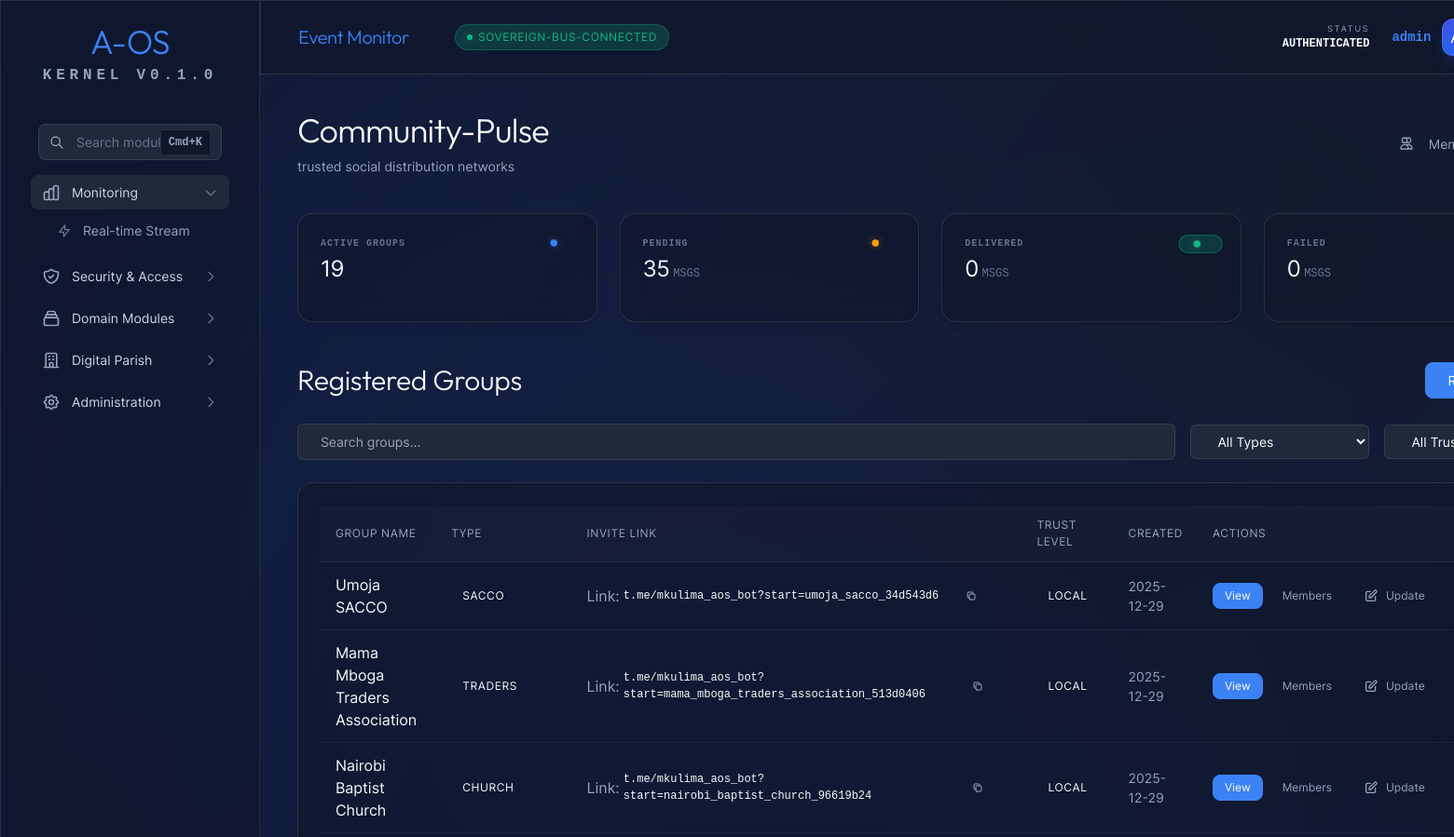
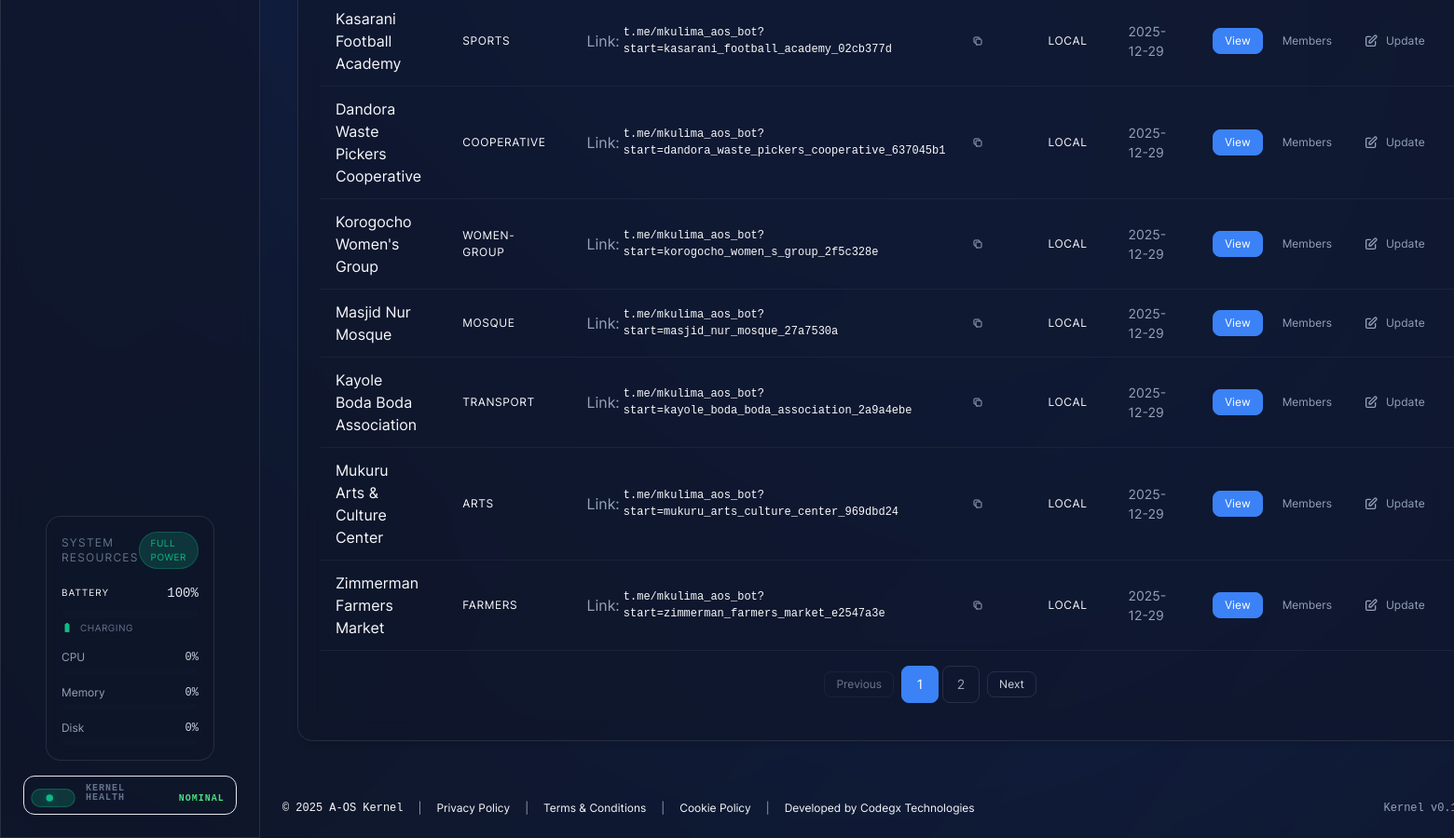
Screenshot of /community/ (signed in) with the database file from the repository (2 pictures, top to bottom).
### tables this page shows
CREATE TABLE community_groups (
        id TEXT PRIMARY KEY,
        name TEXT NOT NULL,
        description TEXT,
        group_type TEXT,
        tags TEXT DEFAULT '[]', -- JSON list
        location TEXT,
        admin_id TEXT,
        trust_level TEXT DEFAULT 'local',
        preferred_channels TEXT DEFAULT 'ussd,sms',
        active BOOLEAN DEFAULT 1,
        created_at DATETIME DEFAULT CURRENT_TIMESTAMP
    , invite_slug TEXT, community_code TEXT, code_active BOOLEAN DEFAULT 0);

### aos/api/routers/community.py (the view)
@router.get("/", response_class=HTMLResponse)
async def community_dashboard(
    request: Request,
    page: int = 1,
    search: str = None,
    type: str = None,
    trust: str = None,
    operator=Depends(get_current_operator)
):
    if operator.get("role") == AosRole.COMMUNITY_ADMIN.value:
        comm_id = operator.get("community_id")
        if comm_id:
            return RedirectResponse(url=f"/community/{comm_id}", status_code=status.HTTP_303_SEE_OTHER)
    pagination_data = community_state.module.list_groups(
        page=page,
        per_page=10,
        search_query=search,
        group_type=type,
        trust_level=trust
    ) if community_state.module else {
        "groups": [],
        "total": 0,
        "page": 1,
        "per_page": 10,
        "total_pages": 0
    }
    group_types = []
    if community_state.module:
        group_types = community_state.module.get_group_types()
    broadcast_stats = {"pending": 0, "sent": 0, "failed": 0, "total": 0}
    if community_state.module:
        res = community_state.module._db.execute("SELECT COUNT(*) FROM broadcasts").fetchone()
        broadcasts_count = res[0] if res else 0
        broadcast_stats["total"] = broadcasts_count
        status_res = community_state.module._db.execute("""
            SELECT status, COUNT(*)
            FROM broadcast_deliveries
            GROUP BY status
        """).fetchall()
        for status, count in status_res:
            if status in broadcast_stats:
                broadcast_stats[status] = count
    context = {
        "request": request,
        "user": operator,
        "search": search,
        "selected_type": type,
        "selected_trust": trust,
        "group_types": group_types,
        "groups": pagination_data.get("groups", []),
        "total": pagination_data.get("total", 0),
        "page": pagination_data.get("page", 1),
        "total_pages": pagination_data.get("total_pages", 0),
        "telegram_bot_username": settings.telegram_bot_username,
        "broadcasts_count": broadcasts_count,
        "broadcast_stats": broadcast_stats,
        "inquiry_hits": 0
    }
    if request.headers.get("hx-request") == "true":
        return templates.TemplateResponse("partials/community_groups_table.html", context)
    return templates.TemplateResponse("community.html", context)

### aos/api/templates/community.html (shortened to what this page needs)
{% extends "dashboard.html" %}
{% from "components/atoms/EliteButton.html" import elite_button %}
{% from "components/atoms/Card.html" import card %}
{% from "components/molecules/DataCard.html" import data_card %}
{% from "components/molecules/Pagination.html" import pagination %}
{% block content %}
<header class="mb-10 flex items-center justify-between">
    <div>
        <h1 class="aos-h1 mb-2">Community-Pulse</h1>
        <p class="aos-text-muted aos-text-sm">trusted social distribution networks</p>
    </div>
    <div>
        <a href="/community/members" class="aos-btn aos-btn-ghost aos-size-md">
            <svg class="w-4 h-4" fill="none" stroke="currentColor" viewBox="0 0 24 24">
                <path stroke-linecap="round" stroke-linejoin="round" stroke-width="2"
                    d="M12 4.354a4 4 0 110 5.292M15 21H3v-1a6 6 0 0112 0v1zm0 0h6v-1a6 6 0 00-9-5.197M13 7a4 4 0 11-8 0 4 4 0 018 0z">
                </path>
            </svg>
            <span class="aos-btn-text ml-2">Member Directory</span>
        </a>
    </div>
</header>
<div class="grid grid-cols-1 md:grid-cols-4 gap-6">
    {{ data_card(label="Active Groups", value=total|string, status="info") }}
    {{ data_card(label="Pending", value=broadcast_stats.pending|string, unit="msgs", status="warning") }}
    {{ data_card(label="Delivered", value=broadcast_stats.sent|string, unit="msgs", status="success") }}
    {{ data_card(label="Failed", value=broadcast_stats.failed|string, unit="msgs", status="error") }}
</div>
<section class="aos-stack-md">
    <div class="flex items-center justify-between mb-6">
        <h2 class="aos-h2">Registered Groups</h2>
        <button class="aos-btn aos-btn-primary aos-size-md" hx-get="/community/register" hx-target="#modal-content"
            onclick="openModal()">
            <span class="aos-btn-text">Register Group</span>
        </button>
    </div>
    <div class="flex flex-wrap items-center gap-4 mb-6">
        <div class="flex-1 min-w-[240px]">
            <input type="text" name="search" placeholder="Search groups..." class="aos-input aos-size-md w-full"
                value="{{ search or '' }}" hx-get="/community" hx-trigger="keyup changed delay:500ms, search"
                hx-target="#groups-table-container" hx-push-url="true" hx-include="[name='type'], [name='trust']"
                hx-swap="outerHTML">
        </div>
        <div class="w-48">
            <select name="type" class="aos-input aos-size-md w-full" hx-get="/community"
                hx-target="#groups-table-container" hx-push-url="true" hx-include="[name='search'], [name='trust']"
                hx-swap="outerHTML">
                <option value="">All Types</option>
            </select>
        </div>
        <div class="w-48">
            <select name="trust" class="aos-input aos-size-md w-full" hx-get="/community"
                hx-target="#groups-table-container" hx-push-url="true" hx-include="[name='search'], [name='type']"
                hx-swap="outerHTML">
                <option value="">All Trust</option>
            </select>
        </div>
    </div>
    {% include "partials/community_groups_table.html" %}
</section>
{% endblock %}

### aos/api/templates/partials/community_groups_table.html (shortened to what this page needs)
{% from "components/atoms/Card.html" import card %}
{% from "components/molecules/Pagination.html" import pagination %}
<div id="groups-table-container">
    {% call card(padding="0", class="aos-overflow-hidden") %}
    <table class="aos-table">
        <thead>
            <tr>
                <th>Group Name</th>
                <th>Type</th>
                <th>Invite Link</th>
                <th>Trust Level</th>
                <th>Created</th>
                <th>Actions</th>
            </tr>
        </thead>
        <tbody>
            {% for group in groups %}
            <tr>
                <td class="aos-font-bold">{{ group.name }}</td>
                <td><span class="aos-badge aos-badge-info">{{ group.group_type }}</span></td>
                <td>
                    <div class="aos-stack-xs">
                        {% if group.invite_slug %}
                        <div class="flex items-center gap-1">
                            <span class="aos-text-[10px] aos-text-muted aos-uppercase aos-font-bold">Link:</span>
                            <code
                                class="aos-text-xs">t.me/{{ telegram_bot_username }}?start={{ group.invite_slug }}</code>
                            <button class="aos-btn aos-btn-ghost aos-size-xs"
                                onclick="navigator.clipboard.writeText('https://t.me/{{ telegram_bot_username }}?start={{ group.invite_slug }}'); alert('Link copied!')">
                                <svg class="w-3 h-3" fill="none" stroke="currentColor" viewBox="0 0 24 24">
                                    <path
                                        d="M8 16H6a2 2 0 01-2-2V6a2 2 0 012-2h8a2 2 0 012 2v2m-6 12h8a2 2 0 002-2v-8a2 2 0 00-2-2h-8a2 2 0 00-2 2v8a2 2 0 002 2z"
                                        stroke-width="2" stroke-linecap="round" stroke-linejoin="round"></path>
                                </svg>
                            </button>
                        </div>
                        {% endif %}
                    </div>
                </td>
                <td>
                    <span
                        class="aos-badge {% if group.trust_level == 'verified' %}aos-badge-success{% else %}aos-badge-warning{% endif %}">
                        {{ group.trust_level }}
                    </span>
                </td>
                <td class="aos-text-sm aos-text-muted">
                    {% if group.created_at is string %}
                    {{ group.created_at[:10] }}
                    {% else %}
                    {{ group.created_at.strftime('%Y-%m-%d') }}
                    {% endif %}
                </td>
                <td>
                    <div class="flex items-center gap-2">
                        <a href="/community/{{ group.id }}" class="aos-btn aos-btn-primary aos-size-sm">
                            <span class="aos-btn-text">View</span>
                        </a>
                        <button class="aos-btn aos-btn-ghost aos-size-sm" hx-get="/community/{{ group.id }}/members"
                            hx-target="#modal-content" onclick="openModal()">
                            <span class="aos-btn-text">Members</span>
                        </button>
                        <button class="aos-btn aos-btn-ghost aos-size-sm aos-text-primary"
                            hx-get="/community/{{ group.id }}/edit" hx-target="#modal-content" onclick="openModal()">
                            <svg class="w-4 h-4" fill="none" stroke="currentColor" viewBox="0 0 24 24">
                                <path stroke-linecap="round" stroke-linejoin="round" stroke-width="2"
                                    d="M11 5H6a2 2 0 00-2 2v11a2 2 0 002 2h11a2 2 0 002-2v-5m-1.414-9.414a2 2 0 112.828 2.828L11.828 15H9v-2.828l8.586-8.586z">
                                </path>
                            </svg>
                            <span class="aos-btn-text">Update</span>
                        </button>
                        <button class="aos-btn aos-btn-ghost aos-size-sm aos-text-danger hover:aos-bg-danger-fade"
                            hx-delete="/community/{{ group.id }}"
                            data-aos-confirm="Deactivate '{{ group.name }}'? This will retire all broadcasts but preserve audit data."
                            hx-target="closest tr" hx-swap="outerHTML swap:400ms">
                        </button>
                    </div>
                </td>
            </tr>
            {% else %}
            <tr>
                <td colspan="5" class="aos-text-center aos-py-8 aos-text-muted">
                    No community groups matching your filters.
                </td>
            </tr>
            {% endfor %}
        </tbody>
    </table>
    {{ pagination(
    current_page=page,
    total_pages=total_pages,
    on_page_change="loadPage"
    ) }}
    {% endcall %}
</div>

### aos/api/templates/partials/design_system.html (style rules this page uses)
body { margin: 0; scroll-behavior: smooth; -webkit-font-smoothing: antialiased; background: var(--aos-surface-base); color: var(--aos-neutral-50); font-family: var(--aos-font-sans); }
.aos-h1 { font-family: var(--aos-font-display); font-size: var(--aos-size-4xl); font-weight: 800; letter-spacing: -0.02em; line-height: 1.1; }
.aos-h2 { font-family: var(--aos-font-display); font-size: var(--aos-size-3xl); font-weight: 700; letter-spacing: -0.01em; }
.aos-text-sm { font-size: var(--aos-size-sm); }
.aos-text-xs { font-size: var(--aos-size-xs); }
.aos-font-bold { font-weight: 700; }
.aos-text-primary { color: var(--aos-primary-base); }
.aos-text-muted { color: var(--aos-neutral-400); }
.aos-table { width: 100%; border-collapse: collapse; }
.aos-table thead { background: rgba(255, 255, 255, 0.02); border-bottom: 1px solid var(--aos-surface-border); }
.aos-table th { padding: var(--aos-spacing-3) var(--aos-spacing-4); text-align: left; font-size: var(--aos-size-xs); font-weight: 600; text-transform: uppercase; letter-spacing: 0.05em; color: var(--aos-neutral-400); }
.aos-table td { padding: var(--aos-spacing-3) var(--aos-spacing-4); border-bottom: 1px solid rgba(255, 255, 255, 0.05); }

### aos/api/templates/components/atoms/EliteButton.html (style rules this page uses)
.aos-btn { position: relative; display: inline-flex; align-items: center; justify-content: center; gap: var(--aos-spacing-2); font-weight: var(--aos-weight-semibold); border-radius: var(--aos-radius-lg); border: 1px solid transparent; transition: all var(--aos-duration-base) var(--aos-easing-out); cursor: pointer; font-family: var(--aos-font-sans); white-space: nowrap; }
.aos-size-sm { padding: var(--aos-spacing-1) var(--aos-spacing-3); font-size: var(--aos-size-xs); }
.aos-size-md { padding: var(--aos-spacing-2) var(--aos-spacing-6); font-size: var(--aos-size-sm); }
.aos-btn-primary { background: var(--aos-primary-base); color: var(--aos-primary-text); border-color: var(--aos-primary-base); }
.aos-btn-ghost { background: transparent; color: var(--aos-neutral-400); border-color: transparent; }

### rows the page displays
community_groups: name "Umoja SACCO", group_type "SACCO", telegram_bot_username "mkulima_aos_bot", invite_slug "umoja_sacco_34d543d6", trust_level "LOCAL", created_at "2025-12-29"
community_groups: name "Mama Mboga Traders Association", group_type "TRADERS", telegram_bot_username "mkulima_aos_bot", invite_slug "mama_mboga_traders_association_513d0406", trust_level "LOCAL", created_at "2025-12-29"
community_groups: name "Nairobi Baptist Church", group_type "CHURCH", telegram_bot_username "mkulima_aos_bot", invite_slug "nairobi_baptist_church_96619b24", trust_level "LOCAL", created_at "2025-12-29"
community_groups: name "Kasarani Football Academy", group_type "SPORTS", telegram_bot_username "mkulima_aos_bot", invite_slug "kasarani_football_academy_02cb377d", trust_level "LOCAL", created_at "2025-12-29"
community_groups: name "Dandora Waste Pickers Cooperative", group_type "COOPERATIVE", telegram_bot_username "mkulima_aos_bot", invite_slug "dandora_waste_pickers_cooperative_637045b1", trust_level "LOCAL", created_at "2025-12-29"
community_groups: name "Korogocho Women's Group", group_type "WOMEN-GROUP", telegram_bot_username "mkulima_aos_bot", invite_slug "korogocho_women_s_group_2f5c328e", trust_level "LOCAL", created_at "2025-12-29"
community_groups: name "Masjid Nur Mosque", group_type "MOSQUE", telegram_bot_username "mkulima_aos_bot", invite_slug "masjid_nur_mosque_27a7530a", trust_level "LOCAL", created_at "2025-12-29"
community_groups: name "Kayole Boda Boda Association", group_type "TRANSPORT", telegram_bot_username "mkulima_aos_bot", invite_slug "kayole_boda_boda_association_2a9a4ebe", trust_level "LOCAL", created_at "2025-12-29"
community_groups: name "Mukuru Arts & Culture Center", group_type "ARTS", telegram_bot_username "mkulima_aos_bot", invite_slug "mukuru_arts_culture_center_969dbd24", trust_level "LOCAL", created_at "2025-12-29"
community_groups: name "Zimmerman Farmers Market", group_type "FARMERS", telegram_bot_username "mkulima_aos_bot", invite_slug "zimmerman_farmers_market_e2547a3e", trust_level "LOCAL", created_at "2025-12-29"

### other values shown
{{ title }} "Monitoring Security & Access Domain Modules Digital Parish Administration"
{{ item.text }} "Real-time Stream"
{{ name }} "KERNEL HEALTH"
{{ status_text }} "NOMINAL"
{{ text }} "SOVEREIGN-BUS-CONNECTED"
{{ user.username }} "admin"
{{ label }} "ACTIVE GROUPS PENDING DELIVERED FAILED"
{{ value }} "19 35 0 0"
{{ unit }} "MSGS MSGS MSGS"
{{ text }} "Previous Next"
{{ page }} "1" "2"
